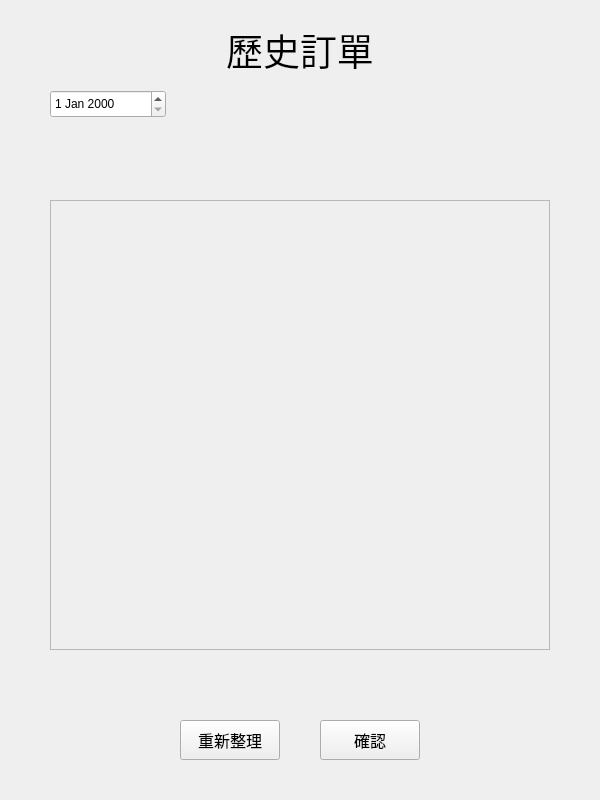
<?xml version="1.0" encoding="UTF-8"?>
<ui version="4.0">
 <class>TodayRecord</class>
 <widget class="QWidget" name="TodayRecord">
  <property name="geometry">
   <rect>
    <x>0</x>
    <y>0</y>
    <width>600</width>
    <height>800</height>
   </rect>
  </property>
  <property name="minimumSize">
   <size>
    <width>600</width>
    <height>800</height>
   </size>
  </property>
  <property name="maximumSize">
   <size>
    <width>600</width>
    <height>800</height>
   </size>
  </property>
  <property name="windowTitle">
   <string>Form</string>
  </property>
  <widget class="QLabel" name="label">
   <property name="geometry">
    <rect>
     <x>0</x>
     <y>0</y>
     <width>600</width>
     <height>100</height>
    </rect>
   </property>
   <property name="font">
    <font>
     <family>微軟正黑體</family>
     <pointsize>28</pointsize>
    </font>
   </property>
   <property name="text">
    <string>歷史訂單</string>
   </property>
   <property name="alignment">
    <set>Qt::AlignCenter</set>
   </property>
  </widget>
  <widget class="QPushButton" name="Refresh_pushButton">
   <property name="geometry">
    <rect>
     <x>180</x>
     <y>720</y>
     <width>100</width>
     <height>40</height>
    </rect>
   </property>
   <property name="font">
    <font>
     <family>微軟正黑體</family>
     <pointsize>12</pointsize>
    </font>
   </property>
   <property name="text">
    <string>重新整理</string>
   </property>
  </widget>
  <widget class="QPushButton" name="Confirm_pushButton">
   <property name="geometry">
    <rect>
     <x>320</x>
     <y>720</y>
     <width>100</width>
     <height>40</height>
    </rect>
   </property>
   <property name="font">
    <font>
     <family>微軟正黑體</family>
     <pointsize>12</pointsize>
    </font>
   </property>
   <property name="text">
    <string>確認</string>
   </property>
  </widget>
  <widget class="QStackedWidget" name="stackedWidget">
   <property name="geometry">
    <rect>
     <x>50</x>
     <y>160</y>
     <width>500</width>
     <height>490</height>
    </rect>
   </property>
   <property name="currentIndex">
    <number>1</number>
   </property>
   <widget class="QWidget" name="page"/>
   <widget class="QWidget" name="page_2">
    <widget class="QScrollArea" name="scrollArea">
     <property name="geometry">
      <rect>
       <x>0</x>
       <y>40</y>
       <width>500</width>
       <height>450</height>
      </rect>
     </property>
     <property name="widgetResizable">
      <bool>true</bool>
     </property>
     <widget class="QWidget" name="scrollAreaWidgetContents">
      <property name="geometry">
       <rect>
        <x>0</x>
        <y>0</y>
        <width>498</width>
        <height>448</height>
       </rect>
      </property>
      <layout class="QVBoxLayout" name="verticalLayout">
       <property name="spacing">
        <number>3</number>
       </property>
       <property name="leftMargin">
        <number>0</number>
       </property>
       <property name="topMargin">
        <number>0</number>
       </property>
       <property name="rightMargin">
        <number>0</number>
       </property>
       <item>
        <spacer name="verticalSpacer">
         <property name="orientation">
          <enum>Qt::Vertical</enum>
         </property>
         <property name="sizeHint" stdset="0">
          <size>
           <width>20</width>
           <height>434</height>
          </size>
         </property>
        </spacer>
       </item>
      </layout>
     </widget>
    </widget>
   </widget>
  </widget>
  <widget class="QDateEdit" name="dateEdit">
   <property name="geometry">
    <rect>
     <x>50</x>
     <y>90</y>
     <width>116</width>
     <height>28</height>
    </rect>
   </property>
  </widget>
 </widget>
 <resources/>
 <connections/>
</ui>
